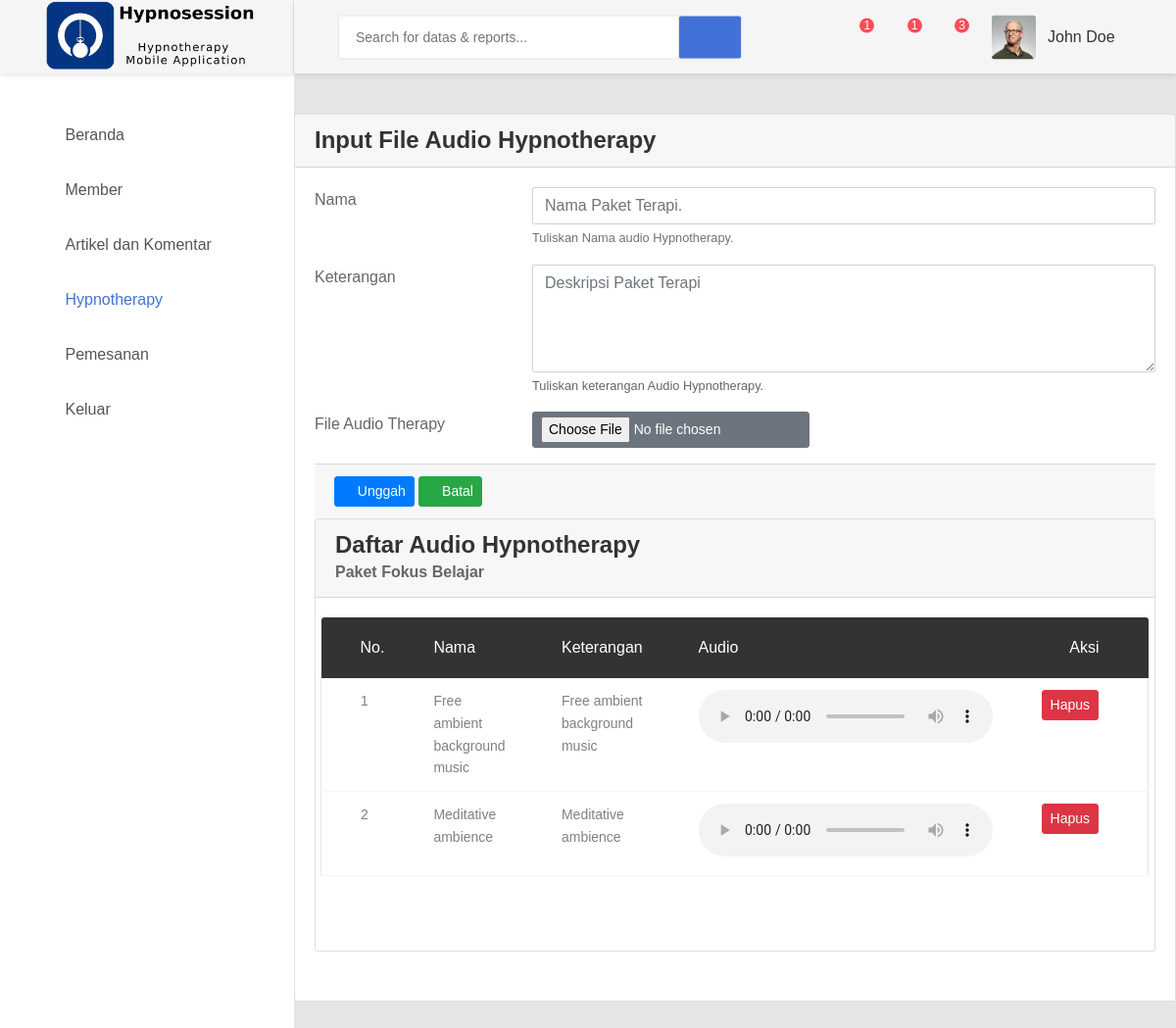
Page /hypno/upload/1 on the committed database.
### hypno/models.py (models this page shows, shortened)
class PaketTerapi(models.Model):
    nama = models.CharField(max_length=100)
    deskripsi = models.TextField()
    harga = models.IntegerField()
    aktif = models.BooleanField()
    mulai = models.DateField()
    akhir = models.DateField()
    publikasi = models.DateTimeField(auto_now_add=True)
    update = models.DateTimeField(auto_now=True)
    class Meta:
        db_table = 'paket_terapi'

class Audio(models.Model):
    paket_terapi = models.ForeignKey(
        PaketTerapi, related_name='audio', on_delete=models.CASCADE)
    nama = models.CharField(max_length=100)
    filename = models.TextField(null=True)
    file = models.FileField(null=True, upload_to='./hypno/static/audio/')
    keterangan = models.TextField(null=True)
    class Meta:
        db_table = 'audio'

### hypno/views.py (the view, shortened to what this page needs)
# urls.py: path('upload/<int:id>', views.upload, name='upload'),
def upload(request, id):
    paket = PaketTerapi.objects.get(id=id)
    audio = Audio.objects.filter(paket_terapi=paket)
    form = AudioForm()
    context = {
        'paket': paket,
        'view': 'hypno',
        'title': 'Paket Hypnotherapy -> Unggah Audio',
        'form': form,
        'audio': audio,
    }
    return render(request, 'hypno/upload.html', context)

### hypno/forms.py
class AudioForm(forms.ModelForm):
    nama = forms.CharField()
    keterangan = forms.CharField(widget=forms.Textarea)
    file = forms.FileField()
    nama.widget.attrs.update({
        'class': 'form-control', 'placeholder': 'Nama Paket Terapi.'
    })
    keterangan.widget.attrs.update({
        'class': 'form-control',
        'placeholder': 'Deskripsi Paket Terapi',
        'rows': 4
    })
    file.widget.attrs.update({
        'class': 'btn btn-secondary btn-sm'
    })
    class Meta:
        model = Audio
        fields = ['nama', 'keterangan', 'file']

### hypno/templates/hypno/upload.html (shortened to what this page needs)
{% extends "base.html" %}
{% block content %}
{% load static %}
<div class="card">
    <div class="card-header">
        <h3>Input File Audio Hypnotherapy</h3>
    </div>
    <form action="" method="post" enctype="multipart/form-data" class="form-horizontal">
        <div class="card-body card-block">
            <div class="row form-group">
                <div class="col col-md-3">
                    <label for="nama" class=" form-control-label">Nama</label>
                </div>
                <div class="col-12 col-md-9">
                    {{ form.nama }}
                    <small class="form-text text-muted">Tuliskan Nama audio Hypnotherapy.</small>
                </div>
            </div>
            <div class="row form-group">
                <div class="col col-md-3">
                    <label for="hf-deskripsi" class=" form-control-label">Keterangan</label>
                </div>
                <div class="col-12 col-md-9">
                    {{ form.keterangan }}
                    <small class="help-block form-text">Tuliskan keterangan Audio Hypnotherapy.</small>
                </div>
            </div>
            <div class="row form-group">
                <div class="col col-md-3">
                    <label for="hf-audio" class=" form-control-label">File Audio Therapy</label>
                </div>
                <div class="col-12 col-md-9">
                    <div class="form-check-inline form-check">
                        {{ form.file }}
                    </div>
                </div>
            </div>
            <div class="card-footer">
                <button type="submit" class="btn btn-primary btn-sm">
                    <i class="fa fa-upload"></i> Unggah
                </button>
                <a class="btn btn-success btn-sm" href="/hypno/" role="button">
                    <i class="fa fa-ban"></i> Batal
                </a>
            </div>
    </form>
    <div class="card">
        <div class="card-header">
            <h3>Daftar Audio Hypnotherapy</h3>
            <strong>Paket {{ paket.nama }}</strong>
        </div>
        <div class="card-body card-block">
            <div class="row form-group">
                <div class="table-responsive m-b-40">
                    <table class="table table-borderless table-data3">
                        <thead>
                            <tr>
                                <th>No.</th>
                                <th>Nama</th>
                                <th>Keterangan</th>
                                <th>Audio</th>
                                <th>Aksi</th>
                            </tr>
                        </thead>
                        <tbody>
                            {% for au in audio %}
                            <tr>
                                <td>{{ forloop.counter }}</td>
                                <td>{{ au.nama }}</td>
                                <td>{{ au.keterangan }}</td>
                                <td>
                                    <audio controls>
                                        <source src="{% static "audio" %}/{{au.filename}}" type="audio/mpeg">
                                    </audio>
                                </td>
                                <td>
                                    <a class="btn btn-danger btn-sm"
                                        href="/hypno/delete_audio/{{ paket.id }}/{{ au.id }}" role="button">Hapus</a>
                                </td>
                            </tr>
                            {% endfor %}
                        </tbody>
                    </table>
                </div>
            </div>
        </div>
    </div>
    {% endblock %}

### rows in the picture
PaketTerapi: nama "Fokus Belajar"
Audio: nama "Free ambient background music", keterangan "Free ambient background music"
Audio: nama "Meditative ambience", keterangan "Meditative ambience"
